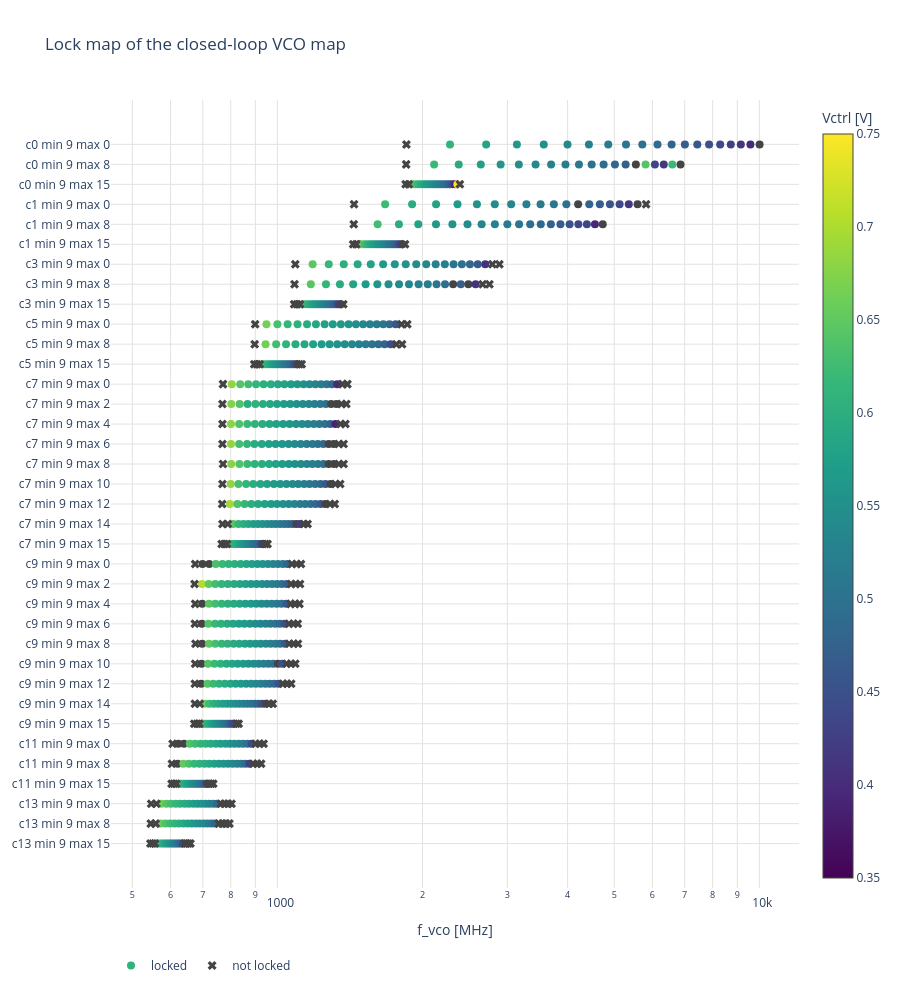

Here is the notebook cell this chart was saved with:
### Code cell
# Lock map: every requested point per setting (circle: locked, x: not locked), coloured by the measured Vctrl. Shows the
# frequency range each setting can lock to with the map's (conservative) filter.
order = list(dict.fromkeys(pts["setting"]))
fig = go.Figure()
for is_locked, symbol, name in ((1, "circle", "locked"), (0, "x", "not locked")):
    d = pts[pts["locked"] == is_locked]
    fig.add_scatter(x=d["f_vco"] / 1e6, y=d["setting"], mode="markers", name=name,
                    marker=dict(symbol=symbol, size=8, color=d["vctrl_meas"], colorscale="Viridis", cmin=0.35,
                                cmax=0.75, showscale=is_locked == 1, colorbar=dict(title="Vctrl [V]")),
                    customdata=d["vctrl_meas"],
                    hovertemplate="%{y}: %{x:.0f} MHz, Vctrl %{customdata:.3f} V<extra>" + name + "</extra>")
fig.update_layout(title="Lock map of the closed-loop VCO map", template="plotly_white", height=22 * len(order) + 200,
                  legend=dict(orientation="h", y=-0.08))
fig.update_xaxes(title="f_vco [MHz]", type="log", gridcolor=GRID)
fig.update_yaxes(categoryorder="array", categoryarray=order[::-1], gridcolor=GRID)
save(fig, "lock_map")

### Figure 1 — Plotly figure (JSON) as saved in the notebook; plotly's stock layout.template omitted (floating-point values rounded to 4 significant figures; data arrays with more than 128 entries replaced by an {"elided": "..."} marker saying what was removed)
{"data": [{"customdata": {"elided": "588 float values"}, "hovertemplate": "%{y}: %{x:.0f} MHz, Vctrl %{customdata:.3f} V<extra>locked</extra>", "marker": {"cmax": 0.75, "cmin": 0.35, "color": {"elided": "588 float values"}, "colorbar": {"title": {"text": "Vctrl [V]"}}, "colorscale": [[0, "#440154"], [0.1111, "#482878"], [0.2222, "#3e4989"], [0.3333, "#31688e"], [0.4444, "#26828e"], [0.5556, "#1f9e89"], [0.6667, "#35b779"], [0.7778, "#6ece58"], [0.8889, "#b5de2b"], [1, "#fde725"]], "showscale": true, "size": 8, "symbol": "circle"}, "mode": "markers", "name": "locked", "type": "scatter", "x": {"elided": "588 float values"}, "y": {"elided": "588 str values"}}, {"customdata": {"elided": "132 float values"}, "hovertemplate": "%{y}: %{x:.0f} MHz, Vctrl %{customdata:.3f} V<extra>not locked</extra>", "marker": {"cmax": 0.75, "cmin": 0.35, "color": {"elided": "132 float values"}, "colorbar": {"title": {"text": "Vctrl [V]"}}, "colorscale": [[0, "#440154"], [0.1111, "#482878"], [0.2222, "#3e4989"], [0.3333, "#31688e"], [0.4444, "#26828e"], [0.5556, "#1f9e89"], [0.6667, "#35b779"], [0.7778, "#6ece58"], [0.8889, "#b5de2b"], [1, "#fde725"]], "showscale": false, "size": 8, "symbol": "x"}, "mode": "markers", "name": "not locked", "type": "scatter", "x": {"elided": "132 float values"}, "y": {"elided": "132 str values"}}], "layout": {"height": 992, "legend": {"orientation": "h", "y": -0.08}, "title": {"text": "Lock map of the closed-loop VCO map"}, "xaxis": {"gridcolor": "#e4e3df", "title": {"text": "f_vco [MHz]"}, "type": "log"}, "yaxis": {"categoryarray": ["c13 min 9 max 15", "c13 min 9 max 8", "c13 min 9 max 0", "c11 min 9 max 15", "c11 min 9 max 8", "c11 min 9 max 0", "c9 min 9 max 15", "c9 min 9 max 14", "c9 min 9 max 12", "c9 min 9 max 10", "c9 min 9 max 8", "c9 min 9 max 6", "c9 min 9 max 4", "c9 min 9 max 2", "c9 min 9 max 0", "c7 min 9 max 15", "c7 min 9 max 14", "c7 min 9 max 12", "c7 min 9 max 10", "c7 min 9 max 8", "c7 min 9 max 6", "c7 min 9 max 4", "c7 min 9 max 2", "c7 min 9 max 0", "c5 min 9 max 15", "c5 min 9 max 8", "c5 min 9 max 0", "c3 min 9 max 15", "c3 min 9 max 8", "c3 min 9 max 0", "c1 min 9 max 15", "c1 min 9 max 8", "c1 min 9 max 0", "c0 min 9 max 15", "c0 min 9 max 8", "c0 min 9 max 0"], "categoryorder": "array", "gridcolor": "#e4e3df"}}}
